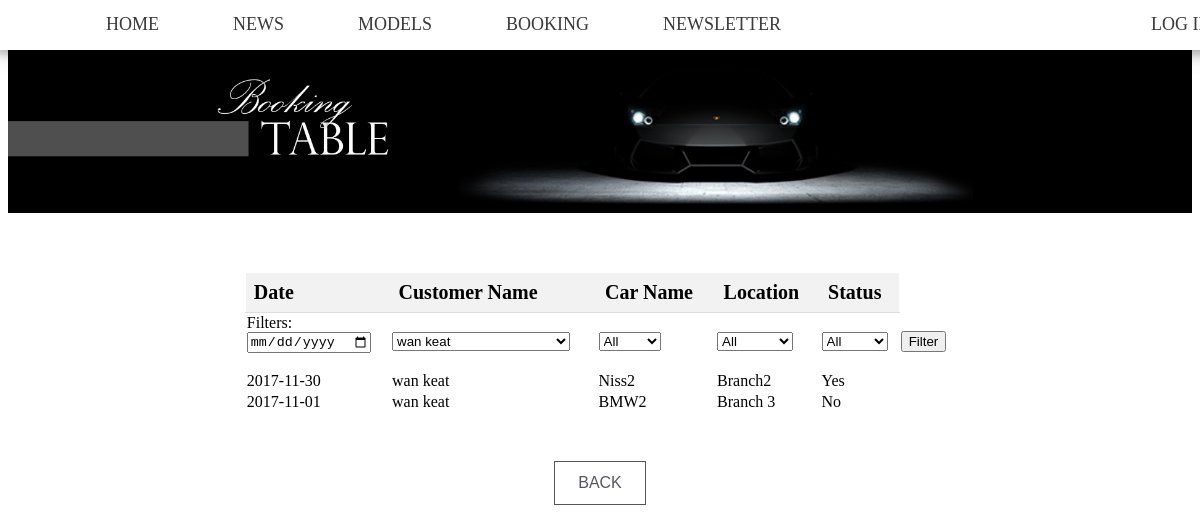
Page /booking-table.php?customer=5 on the committed database.
### tables this page shows
CREATE TABLE `booking` (
  `bookingID` int(11) NOT NULL,
  `customerID` int(11) NOT NULL,
  `branchID` int(11) NOT NULL,
  `approved` int(1) NOT NULL DEFAULT '0',
  `productID` int(11) NOT NULL,
  `date` date NOT NULL
);

CREATE TABLE `customer` (
  `customerID` int(11) NOT NULL,
  `fName` varchar(30) NOT NULL,
  `lName` varchar(30) NOT NULL,
  `username` varchar(30) NOT NULL,
  `email` varchar(50) NOT NULL,
  `joinDate` datetime NOT NULL,
  `password` varchar(20) NOT NULL,
  `disabled` tinyint(1) NOT NULL
);

CREATE TABLE `product` (
  `productID` int(11) NOT NULL,
  `price` int(11) NOT NULL,
  `name` varchar(50) NOT NULL,
  `manufacturer` int(11) NOT NULL,
  `description` varchar(300) NOT NULL,
  `length` int(11) NOT NULL,
  `width` int(11) NOT NULL,
  `height` int(11) NOT NULL,
  `maxSpeed` int(11) NOT NULL,
  `acceleration` int(11) NOT NULL,
  `disabled` int(11) NOT NULL DEFAULT '0'
);

CREATE TABLE `branch` (
  `branchID` int(11) NOT NULL,
  `name` varchar(20) NOT NULL,
  `location` varchar(200) NOT NULL
);

### booking-table.php (the view, shortened to what this page needs)
<html>
<head>
  <link rel="stylesheet" href="main.css"/>
  <header>
    <?php
    require_once('menu.php');
    ?>
  </head>
<body>
  <img style="margin: 2% 0% 5% 0%;" src="booking-table.png">
  <center>
    <table class="usertable" style="border-collapse: collapse; width: 60%;">
      <tr style = "background-color:#f2f2f2;" >
        <th style="padding: 8px; text-align: left; border-bottom: 1px solid #ddd; font-size: 20px;">Date</th>
        <th style="padding: 8px; text-align: left; border-bottom: 1px solid #ddd; font-size: 20px;">Customer Name</th>
        <th style="padding: 8px; text-align: left; border-bottom: 1px solid #ddd; font-size: 20px;">Car Name</th>
        <th style="padding: 8px; text-align: left; border-bottom: 1px solid #ddd; font-size: 20px;">Location</th>
        <th style="padding: 8px; text-align: left; border-bottom: 1px solid #ddd; font-size: 20px;">Status</th>
      </tr>
      <tr>
        <td>
          <form action=booking-table.php>
          Filters:<br>
          <input type="date" name="date">
        </td>
        <td>
          <select name='customer'>
            <?php
            $q = 'SELECT DISTINCT CONCAT(fName," ",lName) as customerName, booking.customerID FROM booking,customer where booking.customerID = customer.CustomerID';
            $result = $mysqli->query($q);
            while($row = $result->fetch_array()){
              echo '<option ';
              if(isset($_GET['customer']) and $_GET['customer'] == $row['customerID']){
                echo 'selected';
              }
              echo ' value="'.$row['customerID'].'">'.$row['customerName'].'</option>';
            }
            ?>
          </select>
        </td>
        <td>
          <select name='car'>
            <option value="a">All</option>
          </select>
        </td>
        <td>
          <select name='branch'>
            <option value="a">All</option>
          </select>
        </td>
        <td>
          <select name = 'approved'>
            <option value="a"
            <?php if(isset($_GET['approved']) and $_GET['approved'] == 'a'){
              echo ' selected ';
            } ?> >All</option>
          </select>
        </td>
        <td>
          <input type='submit' value = 'Filter'></input>
        </td>
      </tr>
      <?php
      $q ='SELECT booking.approved,bookingID, fName,lName,branch.name as branchName, product.name as prodName, booking.date
      from booking,customer,branch,product
      WHERE customer.customerID = booking.customerID
      AND booking.branchID = branch.branchID AND product.productID = booking.productID';
      if(isset($_GET['customer']) and $_GET['customer'] != 'a'){
        $q = $q.' AND booking.customerID = '.$_GET['customer'];
      }
      $q = $q.' ORDER BY date DESC';
      $result = $mysqli->query($q);
      while($row = $result->fetch_array()){
        echo '<tr>';
        echo '<td>'.$row['date'].'</td>';
        echo '<td>'.$row['fName'].' '.$row['lName'].'</td>';
        echo '<td>'.$row['prodName'].'</td>';
        echo '<td>'.$row['branchName'].'</td>';
        echo '<td>';
        if($row['approved'] == 0){
          echo 'Waiting';
        }elseif($row['approved'] == 1){
          echo 'No';
        }else{
          echo 'Yes';
        }
        echo '</td>';
        echo '</tr>';
      }
      ?>
    </table>
    <br>
    <br>
    <a href="admin.php"><button class="button">BACK</button></a>
  </center>
</body>
</html>

### main.css (style rules this page uses)
body { font-weight: 300; }
header { background: White; }
header::after { content: ''; display: table; clear: both; }
img { display: block; margin: auto; max-width: 100%; height: auto; }
.button { background-color: white; color: #57565d; border: 1px solid #555555; padding: 1% 2%; font-size: 16px; }
table, tr, td { border: 1px solid white; margin-bottom: 1%; }

### rows in the picture
booking: date "2017-11-30", customerID.fName "wan", customerID.lName "keat", productID.name "Niss2", branchID.name "Branch2", approved "Yes"
booking: date "2017-11-01", customerID.fName "wan", customerID.lName "keat", productID.name "BMW2", branchID.name "Branch 3", approved "No"

### other values in the picture
form field customer "wan keat"
